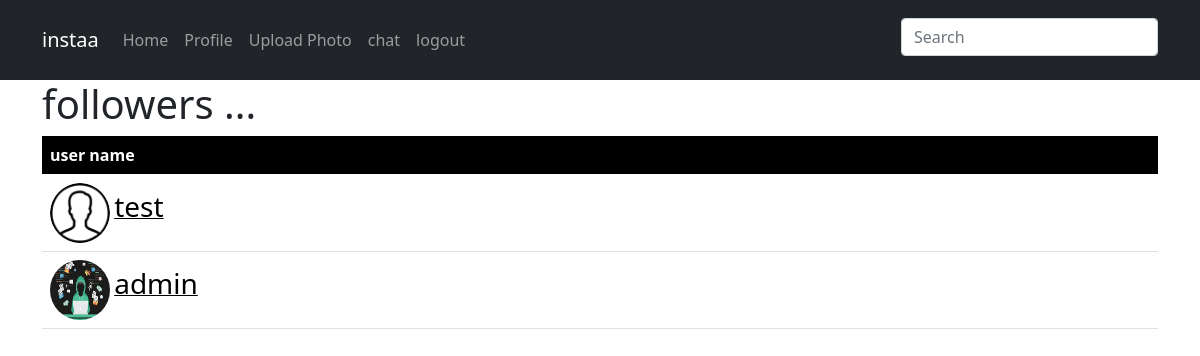
The app's page /account/myprofile/followers (signed in) with its own data.
### account/models.py (models this page shows, shortened)
class follow(models.Model):
    more_followed_user_info = models.ForeignKey(more_user_info , related_name='more_followed_user_info',on_delete=models.CASCADE, null=True)
    followed_user = models.ForeignKey(User , related_name='followed_user',on_delete=models.CASCADE, null=True)
    followers = models.ForeignKey(User , related_name='followers',on_delete=models.CASCADE , null=True)
    more_follower_info =  models.ForeignKey(more_user_info , related_name='more_follower_info',on_delete=models.CASCADE, null=True)

class more_user_info(models.Model):
    profile_photo = models.ImageField(null=True , blank=True , default='user.png')
    user = models.OneToOneField(User , related_name='user_info',on_delete=models.CASCADE)
    phone_number = models.CharField(max_length=50 , null=True , blank=True)
    bio = models.CharField(max_length=50 , null=True , blank=True)

### account/views.py (the view)
# urls.py: path('myprofile/followers',views.profile_follower,name='profile_follower'),
@login_required
def profile_follower(request):
    followers = follow.objects.filter(followed_user=request.user)
    return render(request,"profile_follower.html",{"followers":followers})

### account/templates/profile_follower.html (shortened to what this page needs)
{% extends 'base.html' %}
{% block body %}
    <div class="container">
        <h1>followers ... </h1>
        {% if followers %}
        <table class="table">
            <thead style="color:white;background-color:black;">
            <tr>
                <th>user name</th>
            </tr>
            </thead>
            <tbody>
            {% for follower in followers %}
            <tr>
                <td>
                <img src="/media/{{follower.more_follower_info.profile_photo}}" class="rounded-circle" width="60" height="60">
                <a href="{% url 'account:other_user_profile' follower.followers %}" > <h3 style="display:inline;">{{follower.followers}}</h3></a>
                </td>
            </tr>
            {% endfor %}
            </tbody>
        </table>
        {% else %}
        <h1 style="color:red">no one loves you  and no one follows you</h1>
        {% endif %}
    </div>
{% endblock body %}

### static/css/style12.css (style rules this page uses)
* { box-sizing: border-box; }

### account/templates/profile_follower.html (style rules this page uses)
a:link { color: black; }

### records on screen
follow: more_follower_info.profile_photo (placeholder picture), followers "test"
follow: more_follower_info.profile_photo (picture), followers "admin"
